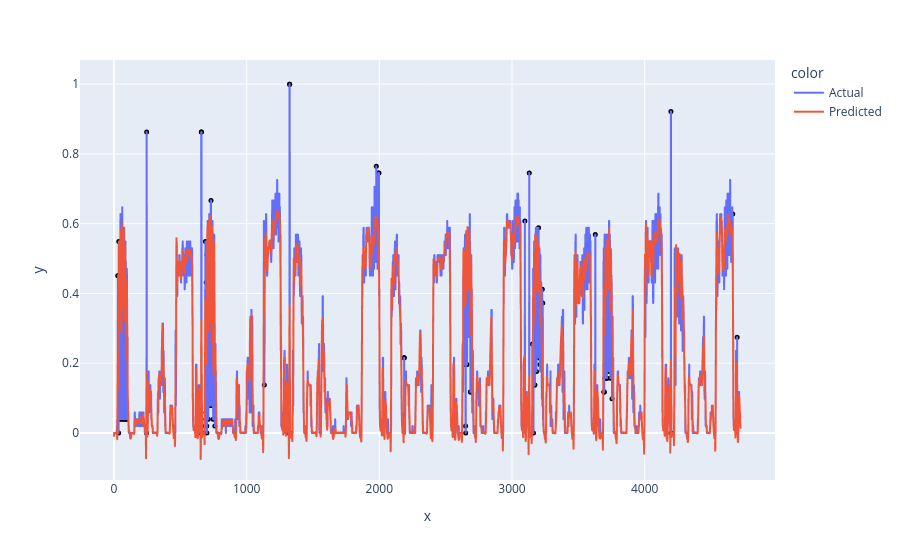

This figure's notebook cell:
### Code cell
display_prediction(df10_trainX, predicted_load_train, 4, mean, std, 2)

### Figure 1 — Plotly figure (JSON) as saved in the notebook; plotly's stock layout.template omitted (floating-point values rounded to 4 significant figures; data arrays with more than 128 entries replaced by an {"elided": "..."} marker saying what was removed)
{"data": [{"hovertemplate": "color=Actual<br>x=%{x}<br>y=%{y}<extra></extra>", "legendgroup": "Actual", "line": {"color": "#636efa", "dash": "solid"}, "marker": {"symbol": "circle"}, "mode": "lines", "name": "Actual", "showlegend": true, "type": "scattergl", "x": {"elided": "4724 int values"}, "xaxis": "x", "y": {"elided": "4724 float values"}, "yaxis": "y"}, {"hovertemplate": "color=Predicted<br>x=%{x}<br>y=%{y}<extra></extra>", "legendgroup": "Predicted", "line": {"color": "#EF553B", "dash": "solid"}, "marker": {"symbol": "circle"}, "mode": "lines", "name": "Predicted", "showlegend": true, "type": "scattergl", "x": {"elided": "4724 int values"}, "xaxis": "x", "y": {"elided": "4724 float values"}, "yaxis": "y"}, {"hovertemplate": "x=%{x}<br>y=%{y}<extra></extra>", "legendgroup": "", "marker": {"color": "black", "size": 5, "symbol": "circle"}, "mode": "markers", "name": "", "orientation": "v", "showlegend": false, "type": "scatter", "x": [29, 30, 35, 36, 44, 56, 68, 69, 79, 80, 91, 92, 245, 246, 657, 658, 659, 660, 662, 689, 692, 693, 695, 699, 700, 701, 710, 711, 722, 723, 731, 735, 736, 747, 760, 1133, 1322, 1323, 1324, 1325, 1977, 1993, 1997, 2187, 2188, 2642, 2643, 2650, 2651, 2661, 2686, 2687, 3097, 3130, 3153, 3162, 3171, 3172, 3178, 3185, 3198, 3199, 3200, 3204, 3211, 3228, 3232, 3628, 3693, 3694, 3695, 3700, 3708, 3714, 3715, 3729, 3730, 3742, 3743, 3754, 4197, 4198, 4664, 4697], "xaxis": "x", "y": [0.451, 0.451, 0.0, 0.549, 0.03922, 0.03922, 0.03922, 0.1176, 0.1569, 0.03922, 0.03922, 0.03922, 0.0, 0.8627, 0.0, 0.8627, 0.8627, 0.01961, 0.0, 0.549, 0.03922, 0.05882, 0.4314, 0.01961, 0.0, 0.5098, 0.03922, 0.07843, 0.07843, 0.07843, 0.6667, 0.07843, 0.07843, 0.03922, 0.01961, 0.1373, 0.0, 1.0, 1.0, 0.0, 0.7647, 0.7451, 0.7451, 0.2157, 0.2157, 0.1961, 0.1961, 0.01961, 0.0, 0.1961, 0.1176, 0.1176, 0.6078, 0.7451, 0.2549, 0.0, 0.1373, 0.1373, 0.2941, 0.1765, 0.2157, 0.2157, 0.5882, 0.2941, 0.1961, 0.4118, 0.3725, 0.5686, 0.1176, 0.1176, 0.1176, 0.1569, 0.3137, 0.1569, 0.1569, 0.1765, 0.2549, 0.1569, 0.1961, 0.09804, 0.0, 0.9216, 0.6275, 0.2745], "yaxis": "y"}], "layout": {"legend": {"title": {"text": "color"}, "tracegroupgap": 0}, "margin": {"t": 60}, "xaxis": {"anchor": "y", "domain": [0, 1], "title": {"text": "x"}}, "yaxis": {"anchor": "x", "domain": [0, 1], "title": {"text": "y"}}}}
